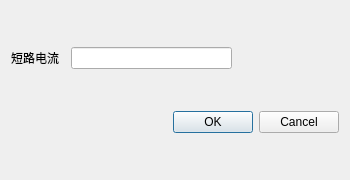
<?xml version="1.0" encoding="UTF-8"?>
<ui version="4.0">
 <class>ValueCalc_1213</class>
 <widget class="QDialog" name="ValueCalc_1213">
  <property name="geometry">
   <rect>
    <x>0</x>
    <y>0</y>
    <width>350</width>
    <height>180</height>
   </rect>
  </property>
  <property name="windowTitle">
   <string>Dialog</string>
  </property>
  <layout class="QVBoxLayout" name="verticalLayout">
   <item>
    <layout class="QHBoxLayout" name="horizontalLayout" stretch="1,3,2">
     <item>
      <widget class="QLabel" name="label">
       <property name="text">
        <string>短路电流</string>
       </property>
      </widget>
     </item>
     <item>
      <widget class="QLineEdit" name="lineEdit_dianliu"/>
     </item>
     <item>
      <spacer name="horizontalSpacer">
       <property name="orientation">
        <enum>Qt::Horizontal</enum>
       </property>
       <property name="sizeHint" stdset="0">
        <size>
         <width>40</width>
         <height>20</height>
        </size>
       </property>
      </spacer>
     </item>
    </layout>
   </item>
   <item>
    <widget class="QDialogButtonBox" name="buttonBox">
     <property name="orientation">
      <enum>Qt::Horizontal</enum>
     </property>
     <property name="standardButtons">
      <set>QDialogButtonBox::Cancel|QDialogButtonBox::Ok</set>
     </property>
    </widget>
   </item>
  </layout>
 </widget>
 <resources/>
 <connections>
  <connection>
   <sender>buttonBox</sender>
   <signal>accepted()</signal>
   <receiver>ValueCalc_1213</receiver>
   <slot>accept()</slot>
   <hints>
    <hint type="sourcelabel">
     <x>248</x>
     <y>254</y>
    </hint>
    <hint type="destinationlabel">
     <x>157</x>
     <y>274</y>
    </hint>
   </hints>
  </connection>
  <connection>
   <sender>buttonBox</sender>
   <signal>rejected()</signal>
   <receiver>ValueCalc_1213</receiver>
   <slot>reject()</slot>
   <hints>
    <hint type="sourcelabel">
     <x>316</x>
     <y>260</y>
    </hint>
    <hint type="destinationlabel">
     <x>286</x>
     <y>274</y>
    </hint>
   </hints>
  </connection>
 </connections>
</ui>
